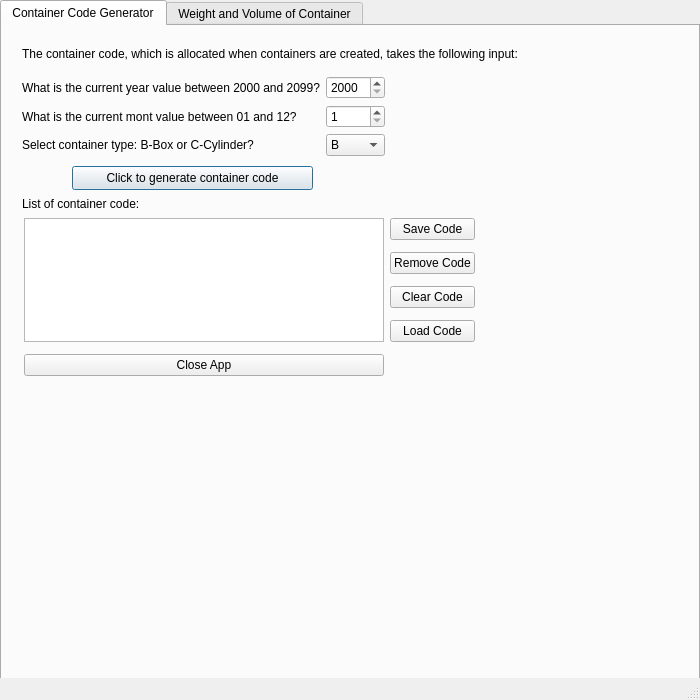
<?xml version="1.0" encoding="UTF-8"?>
<ui version="4.0">
 <class>MainWindow</class>
 <widget class="QMainWindow" name="MainWindow">
  <property name="geometry">
   <rect>
    <x>0</x>
    <y>0</y>
    <width>700</width>
    <height>700</height>
   </rect>
  </property>
  <property name="windowTitle">
   <string>Container</string>
  </property>
  <widget class="QWidget" name="centralwidget">
   <widget class="QTabWidget" name="tabWidget">
    <property name="geometry">
     <rect>
      <x>0</x>
      <y>0</y>
      <width>700</width>
      <height>700</height>
     </rect>
    </property>
    <property name="autoFillBackground">
     <bool>false</bool>
    </property>
    <property name="currentIndex">
     <number>0</number>
    </property>
    <widget class="QWidget" name="tab_2">
     <attribute name="title">
      <string>Container Code Generator</string>
     </attribute>
     <widget class="QLabel" name="labelIntro">
      <property name="geometry">
       <rect>
        <x>20</x>
        <y>20</y>
        <width>521</width>
        <height>16</height>
       </rect>
      </property>
      <property name="text">
       <string>The container code, which is allocated when containers are created, takes the following input:</string>
      </property>
     </widget>
     <widget class="QLabel" name="labelListCode">
      <property name="geometry">
       <rect>
        <x>20</x>
        <y>170</y>
        <width>117</width>
        <height>16</height>
       </rect>
      </property>
      <property name="text">
       <string>List of container code:</string>
      </property>
     </widget>
     <widget class="QPushButton" name="pushButtonCode">
      <property name="geometry">
       <rect>
        <x>70</x>
        <y>140</y>
        <width>241</width>
        <height>24</height>
       </rect>
      </property>
      <property name="text">
       <string>Click to generate container code</string>
      </property>
      <property name="icon">
       <iconset>
        <selectedon>:/files/images/accept.png</selectedon>
       </iconset>
      </property>
      <property name="autoDefault">
       <bool>true</bool>
      </property>
      <property name="default">
       <bool>true</bool>
      </property>
     </widget>
     <widget class="QWidget" name="layoutWidget">
      <property name="geometry">
       <rect>
        <x>20</x>
        <y>50</y>
        <width>363</width>
        <height>80</height>
       </rect>
      </property>
      <layout class="QGridLayout" name="gridLayout_5">
       <item row="0" column="0">
        <widget class="QLabel" name="labelYear">
         <property name="text">
          <string>What is the current year value between 2000 and 2099?</string>
         </property>
        </widget>
       </item>
       <item row="0" column="1">
        <widget class="QSpinBox" name="spinBoxYear">
         <property name="minimum">
          <number>2000</number>
         </property>
         <property name="maximum">
          <number>2099</number>
         </property>
        </widget>
       </item>
       <item row="1" column="0">
        <widget class="QLabel" name="labelMonth">
         <property name="text">
          <string>What is the current mont value between 01 and 12?</string>
         </property>
        </widget>
       </item>
       <item row="1" column="1">
        <widget class="QSpinBox" name="spinBoxMonth">
         <property name="minimum">
          <number>1</number>
         </property>
         <property name="maximum">
          <number>12</number>
         </property>
        </widget>
       </item>
       <item row="2" column="0">
        <widget class="QLabel" name="labelContainer">
         <property name="text">
          <string>Select container type: B-Box or C-Cylinder?</string>
         </property>
        </widget>
       </item>
       <item row="2" column="1">
        <widget class="QComboBox" name="comboBoxContainer">
         <item>
          <property name="text">
           <string>B</string>
          </property>
         </item>
         <item>
          <property name="text">
           <string>C</string>
          </property>
         </item>
        </widget>
       </item>
      </layout>
     </widget>
     <widget class="QWidget" name="layoutWidget">
      <property name="geometry">
       <rect>
        <x>22</x>
        <y>186</y>
        <width>451</width>
        <height>171</height>
       </rect>
      </property>
      <layout class="QGridLayout" name="gridLayout_6">
       <item row="0" column="1">
        <widget class="QPushButton" name="pushButtonSave">
         <property name="text">
          <string>Save Code</string>
         </property>
         <property name="icon">
          <iconset>
           <selectedon>:/files/images/disk.png</selectedon>
          </iconset>
         </property>
         <property name="default">
          <bool>false</bool>
         </property>
        </widget>
       </item>
       <item row="1" column="1">
        <widget class="QPushButton" name="pushButtonRemove">
         <property name="text">
          <string>Remove Code</string>
         </property>
         <property name="icon">
          <iconset>
           <selectedon>:/files/images/cut.png</selectedon>
          </iconset>
         </property>
        </widget>
       </item>
       <item row="2" column="1">
        <widget class="QPushButton" name="pushButtonClear_2">
         <property name="text">
          <string>Clear Code</string>
         </property>
         <property name="icon">
          <iconset>
           <selectedon>:/files/images/new.png</selectedon>
          </iconset>
         </property>
        </widget>
       </item>
       <item row="0" column="0" rowspan="4">
        <widget class="QListWidget" name="listWidgetCode">
         <property name="selectionMode">
          <enum>QAbstractItemView::SelectionMode::ExtendedSelection</enum>
         </property>
        </widget>
       </item>
       <item row="3" column="1">
        <widget class="QPushButton" name="pushButtonLoad">
         <property name="text">
          <string>Load Code</string>
         </property>
         <property name="icon">
          <iconset>
           <selectedon>:/files/images/open.png</selectedon>
          </iconset>
         </property>
        </widget>
       </item>
       <item row="4" column="0">
        <widget class="QPushButton" name="pushButtonClose">
         <property name="text">
          <string>Close App</string>
         </property>
         <property name="icon">
          <iconset>
           <selectedon>:/files/images/cancel.png</selectedon>
          </iconset>
         </property>
        </widget>
       </item>
      </layout>
     </widget>
    </widget>
    <widget class="QWidget" name="tab">
     <attribute name="title">
      <string>Weight and Volume of Container</string>
     </attribute>
     <widget class="QListWidget" name="listWidget">
      <property name="geometry">
       <rect>
        <x>40</x>
        <y>410</y>
        <width>600</width>
        <height>192</height>
       </rect>
      </property>
     </widget>
     <widget class="QLabel" name="labelList">
      <property name="geometry">
       <rect>
        <x>40</x>
        <y>360</y>
        <width>167</width>
        <height>24</height>
       </rect>
      </property>
      <property name="text">
       <string>List of total volume and weight:</string>
      </property>
     </widget>
     <widget class="QPushButton" name="pushButtonClear">
      <property name="geometry">
       <rect>
        <x>280</x>
        <y>360</y>
        <width>248</width>
        <height>24</height>
       </rect>
      </property>
      <property name="text">
       <string>Clear Data</string>
      </property>
      <property name="icon">
       <iconset>
        <normaloff>images/new.png</normaloff>images/new.png</iconset>
      </property>
     </widget>
     <widget class="QWidget" name="layoutWidget">
      <property name="geometry">
       <rect>
        <x>40</x>
        <y>20</y>
        <width>611</width>
        <height>328</height>
       </rect>
      </property>
      <layout class="QHBoxLayout" name="horizontalLayout">
       <item>
        <widget class="QGroupBox" name="groupBox">
         <property name="title">
          <string>Box</string>
         </property>
         <layout class="QGridLayout" name="gridLayout_2">
          <item row="1" column="0">
           <widget class="QPushButton" name="pushButtonBox">
            <property name="text">
             <string>Add box</string>
            </property>
            <property name="icon">
             <iconset>
              <activeon>:/files/images/accept.png</activeon>
             </iconset>
            </property>
           </widget>
          </item>
          <item row="0" column="0">
           <layout class="QGridLayout" name="gridLayout">
            <item row="0" column="0">
             <widget class="QLabel" name="labelBreadth">
              <property name="text">
               <string>Breadth measured in meters(m):</string>
              </property>
             </widget>
            </item>
            <item row="0" column="1" colspan="2">
             <widget class="QSpinBox" name="spinBoxBreadthBox"/>
            </item>
            <item row="1" column="0">
             <widget class="QLabel" name="labelLength">
              <property name="text">
               <string>Length measured in meters(m):</string>
              </property>
             </widget>
            </item>
            <item row="1" column="1" colspan="2">
             <widget class="QSpinBox" name="spinBoxLengthBox"/>
            </item>
            <item row="2" column="0">
             <widget class="QLabel" name="labelHeightB">
              <property name="text">
               <string>Height measured in meters(m):</string>
              </property>
             </widget>
            </item>
            <item row="2" column="1" colspan="2">
             <widget class="QSpinBox" name="spinBoxHeightBox"/>
            </item>
            <item row="3" column="0" colspan="2">
             <widget class="QLabel" name="labelWeightB">
              <property name="text">
               <string>Weight measured in kilogram(kg):</string>
              </property>
             </widget>
            </item>
            <item row="3" column="2">
             <widget class="QSpinBox" name="spinBoxWeightBox"/>
            </item>
           </layout>
          </item>
         </layout>
        </widget>
       </item>
       <item>
        <widget class="QGroupBox" name="groupBox_2">
         <property name="title">
          <string>Cylinder</string>
         </property>
         <layout class="QGridLayout" name="gridLayout_3">
          <item row="0" column="0">
           <layout class="QGridLayout" name="gridLayout_4">
            <item row="2" column="0">
             <widget class="QLabel" name="labelWidthC">
              <property name="text">
               <string>Weight measured in kilogram(kg):</string>
              </property>
             </widget>
            </item>
            <item row="0" column="1" colspan="2">
             <widget class="QSpinBox" name="spinBoxDiameterCylinder"/>
            </item>
            <item row="1" column="1" colspan="2">
             <widget class="QSpinBox" name="spinBoxHeightCylinder"/>
            </item>
            <item row="0" column="0">
             <widget class="QLabel" name="labelDiameter">
              <property name="text">
               <string>Diameter measured in meters(m):</string>
              </property>
             </widget>
            </item>
            <item row="2" column="1" colspan="2">
             <widget class="QSpinBox" name="spinBoxWeightCylinder"/>
            </item>
            <item row="1" column="0">
             <widget class="QLabel" name="labelHeightC">
              <property name="text">
               <string>Height measured in meters(m):</string>
              </property>
             </widget>
            </item>
           </layout>
          </item>
          <item row="1" column="0">
           <widget class="QPushButton" name="pushButtonCylinder">
            <property name="text">
             <string>Add Cylinder</string>
            </property>
            <property name="icon">
             <iconset resource="resources.qrc">
              <normaloff>:/files/images/accept.png</normaloff>:/files/images/accept.png</iconset>
            </property>
           </widget>
          </item>
         </layout>
        </widget>
       </item>
      </layout>
     </widget>
    </widget>
   </widget>
  </widget>
  <widget class="QMenuBar" name="menubar">
   <property name="geometry">
    <rect>
     <x>0</x>
     <y>0</y>
     <width>700</width>
     <height>22</height>
    </rect>
   </property>
  </widget>
  <widget class="QStatusBar" name="statusbar"/>
 </widget>
 <resources>
  <include location="resources.qrc"/>
 </resources>
 <connections/>
</ui>
